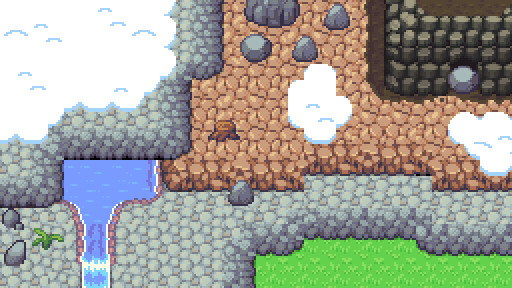

Below is a game level as drawn by its tile map, then a one-line description and the .tmx that defines it (tile-layer data replaced by summaries):
An orthogonal 32x18 tile map with 16x16 px tiles, 5 tile layers (Tile Layer 1, Tile Layer 2, Tile Layer 3, Tile Layer 4, ...), 8 tilesets and 11 objects.

<map version="1.10" tiledversion="1.10.2" orientation="orthogonal" renderorder="right-down" width="32" height="18" tilewidth="16" tileheight="16" infinite="0" nextlayerid="13" nextobjectid="46">
 <tileset firstgid="1" source="../tiles/9_beach.tsx" />
 <tileset firstgid="289" source="../tiles/10_dirt.tsx" />
 <tileset firstgid="569" source="../tiles/1_terrain.tsx" />
 <tileset firstgid="2009" source="../tiles/3_plants.tsx" />
 <tileset firstgid="2249" source="../tiles/5_waterfall.tsx" />
 <tileset firstgid="2609" source="../tiles/12_extra1.tsx" />
 <tileset firstgid="2769" source="../tiles/8_cave.tsx" />
 <tileset firstgid="3217" source="../tiles/trees.tsx" />
 <layer id="1" name="Tile Layer 1" width="32" height="18">
  <data>[576 cells, 216 non-empty, 34 distinct tile ids]</data>
 </layer>
 <layer id="2" name="Tile Layer 2" width="32" height="18">
  <data>[576 cells, 170 non-empty, 64 distinct tile ids]</data>
 </layer>
 <layer id="4" name="Tile Layer 3" width="32" height="18">
  <data>[576 cells, 236 non-empty, 32 distinct tile ids]</data>
 </layer>
 <layer id="3" name="Tile Layer 4" width="32" height="18">
  <data>[576 cells, 243 non-empty, 100 distinct tile ids]</data>
 </layer>
 <layer id="5" name="Tile Layer 5" width="32" height="18">
  <data>[576 cells, 113 non-empty, 45 distinct tile ids]</data>
 </layer>
 <objectgroup id="9" name="Entrance">
  <object id="30" x="448" y="56.3333" width="32" height="38.3333" />
 </objectgroup>
 <objectgroup id="7" name="Collidables">
  <object id="27" x="-0.5" y="76" width="60.5" height="130.5" />
  <object id="28" x="59" y="74.5" width="130" height="84.5" />
  <object id="29" x="-0.5" y="0.5" width="221" height="74.5" />
  <object id="31" x="384.5" y="-3.5" width="58.7273" height="99" />
  <object id="33" x="483.273" y="0" width="27.7273" height="93" />
  <object id="34" x="427" y="-3.5" width="70.5" height="54" />
  <object id="45" x="448.5" y="66" width="31" height="23" />
 </objectgroup>
 <objectgroup id="11" name="Ore">
  <object id="35" x="236" y="-1.5" width="86" height="65" />
  <object id="37" x="317.5" y="-0.5" width="33" height="31" />
  <object id="38" x="222.5" y="176" width="36.5" height="34" />
 </objectgroup>
</map>
